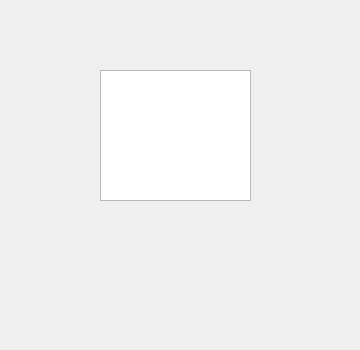
<?xml version="1.0" encoding="UTF-8"?>
<ui version="4.0">
 <class>Widget</class>
 <widget class="QWidget" name="Widget">
  <property name="geometry">
   <rect>
    <x>0</x>
    <y>0</y>
    <width>360</width>
    <height>350</height>
   </rect>
  </property>
  <property name="windowTitle">
   <string>Widget</string>
  </property>
  <widget class="QPlainTextEdit" name="textBrowser">
   <property name="geometry">
    <rect>
     <x>100</x>
     <y>70</y>
     <width>151</width>
     <height>131</height>
    </rect>
   </property>
  </widget>
 </widget>
 <resources/>
 <connections/>
</ui>
